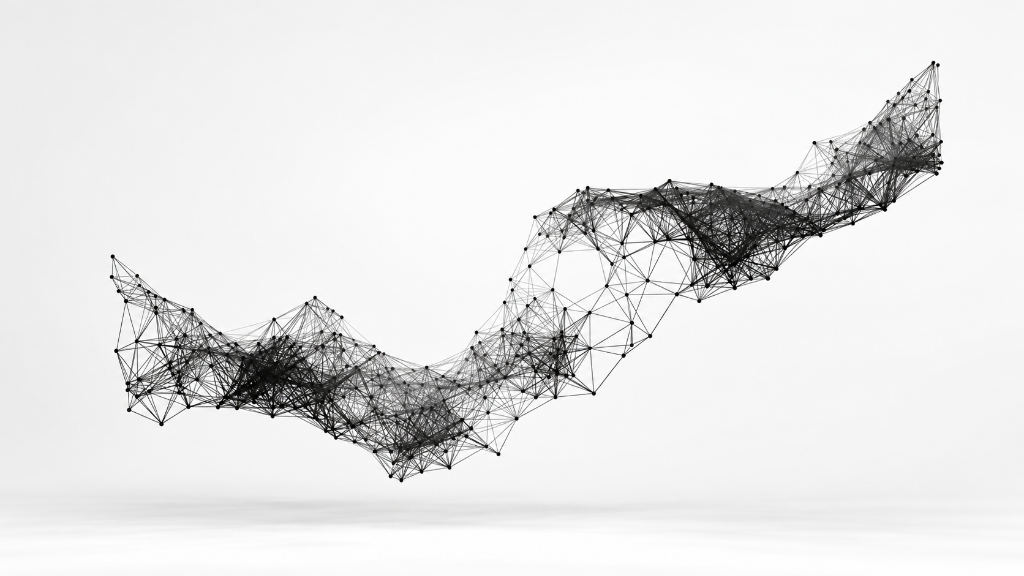
#> input picture assets/services-bg-1.png, 1024 x 576 px, found by its file name
$ python process-services-art.py
#> lines starting #> are read from the running program, lines starting #| are printed output that depends on the picture; after the words box and inside, x2 and y2 are one past the last pixel; in counts of white or black regions, pixels touching at a corner belong together
import os
import sys
import base64
import numpy as np
from PIL import Image

def get_grayscale(img: Image.Image) -> np.ndarray:
    # Convert to grayscale
    gray = img.convert("L")
    return np.array(gray, dtype=np.float32)

def fit_polynomial_bg(lum: np.ndarray, deg: int = 4, iters: int = 6, subsample: int = 4):
    H, W = lum.shape
    # Fit on every 4th pixel
    y_coords, x_coords = np.mgrid[0:H:subsample, 0:W:subsample]
    y_norm = (y_coords.astype(np.float32) / (H - 1)) * 2 - 1
    x_norm = (x_coords.astype(np.float32) / (W - 1)) * 2 - 1

    sub_lum = lum[0:H:subsample, 0:W:subsample].astype(np.float32)

    terms = []
    poly_powers = []
    for d in range(deg + 1):
        for i in range(d + 1):
            j = d - i
            poly_powers.append((i, j))
            terms.append((x_norm**i * y_norm**j).flatten())
    A = np.column_stack(terms)

    flat_lum = sub_lum.flatten()
    mask = np.ones(len(flat_lum), dtype=bool)

    for it in range(iters):
        A_masked = A[mask]
        lum_masked = flat_lum[mask]
        coeffs, _, _, _ = np.linalg.lstsq(A_masked, lum_masked, rcond=None)

        bg_est = A @ coeffs
        residuals = bg_est - flat_lum  # background minus luminance
        sd = np.std(residuals[mask])
        threshold = max(5.0, 1.6 * sd)
        mask = residuals < threshold

    # Evaluate full resolution bg using powers
    full_y, full_x = np.mgrid[0:H, 0:W]
    full_y_norm = (full_y.astype(np.float32) / (H - 1)) * 2 - 1
    full_x_norm = (full_x.astype(np.float32) / (W - 1)) * 2 - 1

    full_bg = np.zeros((H, W), dtype=np.float32)
    for idx, (i, j) in enumerate(poly_powers):
        c = coeffs[idx]
        if i == 0 and j == 0:
            full_bg += c
        elif i == 0:
            full_bg += c * (full_y_norm ** j)
        elif j == 0:
            full_bg += c * (full_x_norm ** i)
        else:
            full_bg += c * (full_x_norm ** i) * (full_y_norm ** j)

    return full_bg

def process_all_services_art():
    assets_dir = "assets"
    cutouts_dir = "public/assets/cutouts"
    os.makedirs(cutouts_dir, exist_ok=True)

    configs = [
        {
            "id": 1,
            "filename": "services-bg-1.png",
            "t0": 22.0,
            "t1": 120.0,
            "floor_trim": 0.85,
            "gain": 1.3,
            "target_w": 1600,
            "aspect": 1.7768,
            "name": "mesh ribbon",
        },
        {
            "id": 2,
            "filename": "services-bg-2.png",
            "t0": 22.0,
            "t1": 120.0,
            "floor_trim": None,
            "gain": 1.3,
            "target_w": 1600,
            "aspect": 1.7768,
            "name": "globe with network wave",
        },
        {
            "id": 3,
            "filename": "services-bg-3.png",
            "t0": 22.0,
            "t1": 120.0,
            "floor_trim": 0.885,
            "gain": 1.3,
            "target_w": 1600,
            "aspect": 1.7787,
            "name": "ribbon with scattered particles",
        },
        {
            "id": 4,
            "filename": "services-bg-4.png",
            "t0": 16.0,
            "t1": 120.0,
            "floor_trim": None,
            "gain": 1.2,
            "target_w": 800,
            "aspect": 1.0,
            "name": "smoke ring",
        },
    ]

    base64_results = []
    aspect_list = []

    for cfg in configs:
        in_path = os.path.join(assets_dir, cfg["filename"])
        print(f"\n=== Processing Image {cfg['id']}: {cfg['name']} ({in_path}) ===")
        img = Image.open(in_path)
#> img is the input picture: PIL image 1024x576 RGBA; mean R, G, B, A 229.9, 229.8, 229.8, 255

        # Grayscale conversion. If width > 1800, resize to 1800px wide (LANCZOS)
        if img.width > 1800:
            new_h = int(round(img.height * (1800.0 / img.width)))
            img = img.resize((1800, new_h), Image.Resampling.LANCZOS)
            print(f"Resized input to 1800x{new_h}")

        lum = get_grayscale(img)
        H, W = lum.shape
        print(f"Image dimension: {W}x{H}")
#| Image dimension: 1024x576

        # Polynomial paper background estimation
        print(f"Fitting degree-4 polynomial background (subsample=4, 6 iters)...")
        bg = fit_polynomial_bg(lum, deg=4, iters=6, subsample=4)
#> in fit_polynomial_bg, `sub_lum = lum[0:H:subsample, 0:W:subsample].astype(np.float32)`:
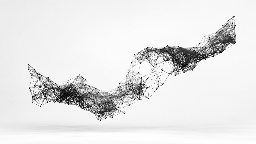
#> sub_lum: shape (144, 256) float32; min 0, max 255, mean 229.8
#> the loop in fit_polynomial_bg, `for it in range(iters):` made 6 passes
#> (sd, threshold) on passes 1 to 6: (41.82, 66.92), (15.48, 24.76), (4.74, 7.58), (2.08, 5), (1.57, 5), (1.49, 5)
#> the loop in fit_polynomial_bg, `for idx, (i, j) in enumerate(poly_powers):` made 15 passes
#> c on passes 1 to 8: 249.9, -7.37, 2.74, -10.52, -5.91, -10.36, 12.93, -1.42
#> pass 2, in fit_polynomial_bg, `full_bg += c * (full_y_norm ** j)`:
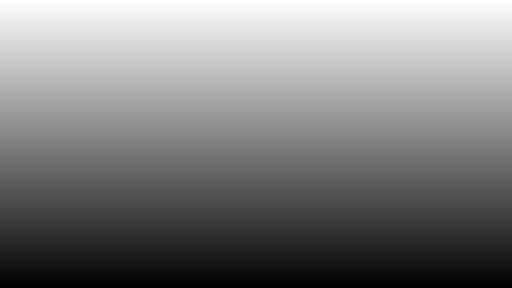
#> full_bg: shape (576, 1024) float32 (shown at 1/2 size); min 242.5, max 257.3, mean 249.9; drawn with min black and max white
#> pass 3, in fit_polynomial_bg, `full_bg += c * (full_x_norm ** i)`:
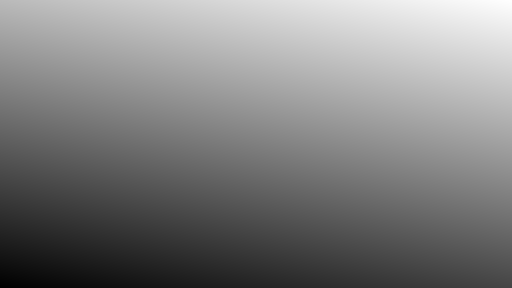
#> full_bg: shape (576, 1024) float32 (shown at 1/2 size); min 239.8, max 260, mean 249.9; drawn with min black and max white
#> after the loop in fit_polynomial_bg, `for idx, (i, j) in enumerate(poly_powers):`:
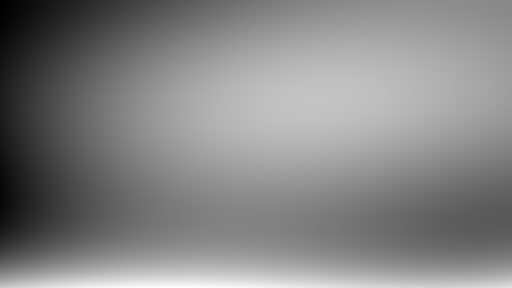
#> full_bg: shape (576, 1024) float32 (shown at 1/2 size); min 234.5, max 256.5, mean 246; drawn with min black and max white

        d = bg - lum
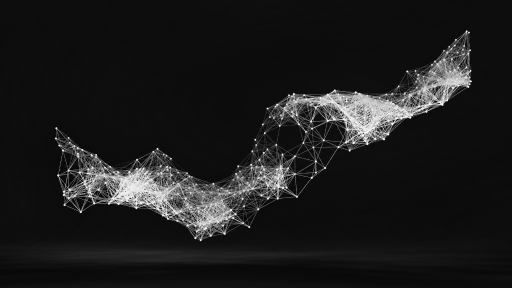
#> d: shape (576, 1024) float32 (shown at 1/2 size); min -13.79, max 251.3, mean 16.2; drawn with min black and max white
        t0 = cfg["t0"]
        t1 = cfg["t1"]
        alpha = np.clip((d - t0) / (t1 - t0), 0.0, 1.0)
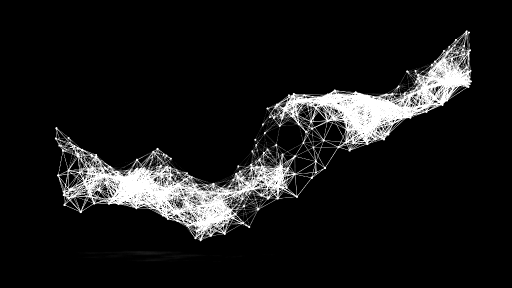
#> alpha: shape (576, 1024) float32 (shown at 1/2 size); min 0, max 1, mean 0.0923
        alpha[d < t0] = 0.0

        # Floor shadow streak removal
        if cfg["floor_trim"] is not None:
            trim_row = int(round(H * cfg["floor_trim"]))
            alpha[trim_row:, :] = 0.0
#> alpha: shape (576, 1024) float32; 0.62% of pixels changed, all inside (x1, y1, x2, y2) = (152, 501, 607, 524)
            print(f"Trimmed floor shadow streak below row {trim_row} ({cfg['floor_trim']*100:.1f}%)")
#| Trimmed floor shadow streak below row 490 (85.0%)

        # Point cloud: sample exactly 11,000 points with probability proportional to alpha over the WHOLE frame
        M = 11000
        probs = alpha.flatten()
        prob_sum = probs.sum()
#> prob_sum = 54361.8
        if prob_sum <= 0:
            probs = np.ones_like(probs) / len(probs)
        else:
            probs = probs / prob_sum

        rng = np.random.default_rng(20261017 + cfg["id"])
        indices = rng.choice(len(probs), size=M, p=probs, replace=True)
#> indices = 11000 values, max 493968 at index 612, min 63396 at index 10123, mean 311594.2

        jitter_y = rng.uniform(-0.5, 0.5, size=M).astype(np.float32)
        jitter_x = rng.uniform(-0.5, 0.5, size=M).astype(np.float32)

        sampled_y = (indices // W).astype(np.float32) + jitter_y
#> sampled_y = 11000 values, max 482.4 at index 612, min 61.23 at index 10123, mean 303.8
        sampled_x = (indices % W).astype(np.float32) + jitter_x
#> sampled_x = 11000 values, max 941.4 at index 7477, min 110.5 at index 3342, mean 530

        # u = x / width and v = y / height
        u = np.clip(sampled_x / W, 0.0, 1.0)
#> u = 11000 values, max 0.919 at index 7477, min 0.108 at index 3342, mean 0.518
        v = np.clip(sampled_y / H, 0.0, 1.0)
#> v = 11000 values, max 0.838 at index 612, min 0.106 at index 10123, mean 0.527

        # Tone = alpha at the sampled pixel
        int_y = np.clip(indices // W, 0, H - 1)
#> int_y = 11000 values, max 482 at index 612, min 61 at index 10123, mean 303.8
        int_x = np.clip(indices % W, 0, W - 1)
#> int_x = 11000 values, max 941 at index 367, min 111 at index 3342, mean 530
        tone_vals = np.clip(np.round(alpha[int_y, int_x] * 255.0), 0, 255).astype(np.uint8)
#> tone_vals = 11000 values, max 255 at index 1, min 3 at index 10507, mean 225.2

        # Store as base64 of: uint16 little-endian u (x65535), uint16 v (x65535), uint8 tone (x255)
        u_u16 = np.clip(np.round(u * 65535.0), 0, 65535).astype('<u2')
#> u_u16 = 11000 values, max 60249 at index 7477, min 7072 at index 3342, mean 33921.2
        v_u16 = np.clip(np.round(v * 65535.0), 0, 65535).astype('<u2')
#> v_u16 = 11000 values, max 54890 at index 612, min 6966 at index 10123, mean 34561.8

        buffer = bytearray(2 * M + 2 * M + M)
        buffer[0 : 2 * M] = u_u16.tobytes()
        buffer[2 * M : 4 * M] = v_u16.tobytes()
        buffer[4 * M : 5 * M] = tone_vals.tobytes()

        b64 = base64.b64encode(buffer).decode('ascii')
        base64_results.append(b64)
        aspect_list.append(cfg["aspect"])
        print(f"Sampled 11,000 points. Encoded b64 length: {len(b64)} chars.")

        # Crisp cut-out: alpha only, RGB black, saved as lossless WebP
        # Width 1600 for images 1-3, 800 for image 4
        target_w = cfg["target_w"]
        target_h = int(round(target_w / cfg["aspect"]))

        # Apply a = clip(a * gain, 0, 1) ^ 0.85
        a_proc = np.clip(alpha * cfg["gain"], 0.0, 1.0) ** 0.85

        # Resize alpha to target dimensions with LANCZOS
        pil_a = Image.fromarray((a_proc * 255.0).astype(np.uint8), mode='L')
        pil_a = pil_a.resize((target_w, target_h), Image.Resampling.LANCZOS)
#> pil_a: PIL image 1600x900 L
        final_alpha = np.array(pil_a)

        rgba = np.zeros((target_h, target_w, 4), dtype=np.uint8)
        rgba[:, :, 0] = 0
        rgba[:, :, 1] = 0
        rgba[:, :, 2] = 0
        rgba[:, :, 3] = final_alpha
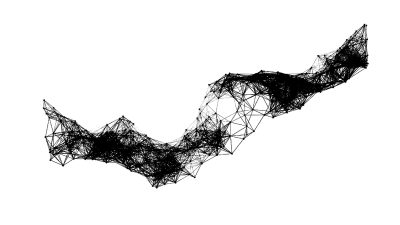
#> rgba: shape (900, 1600, 4) (shown at 1/4 size); mean of channels 0, 1, 2, 3 0, 0, 0, 25.8; transparent parts drawn white

        cutout_img = Image.fromarray(rgba, mode='RGBA')
        out_webp = os.path.join(cutouts_dir, f"services-{cfg['id']}.webp")
        cutout_img.save(out_webp, "WEBP", lossless=True)
        file_size = os.path.getsize(out_webp)
        print(f"Saved lossless WebP {out_webp} ({target_w}x{target_h}), size: {file_size / 1024:.1f} KB")

        # If file is over 420 KB, save it as lossy WebP quality 78 with alpha quality 90
        if file_size > 420 * 1024:
            cutout_img.save(out_webp, "WEBP", quality=78, alpha_quality=90)
            file_size2 = os.path.getsize(out_webp)
            print(f"File was over 420KB; re-saved lossy WebP (q=78, aq=90): {file_size2 / 1024:.1f} KB")
#> pass 2 of the loop in process_all_services_art, `for cfg in configs:`:
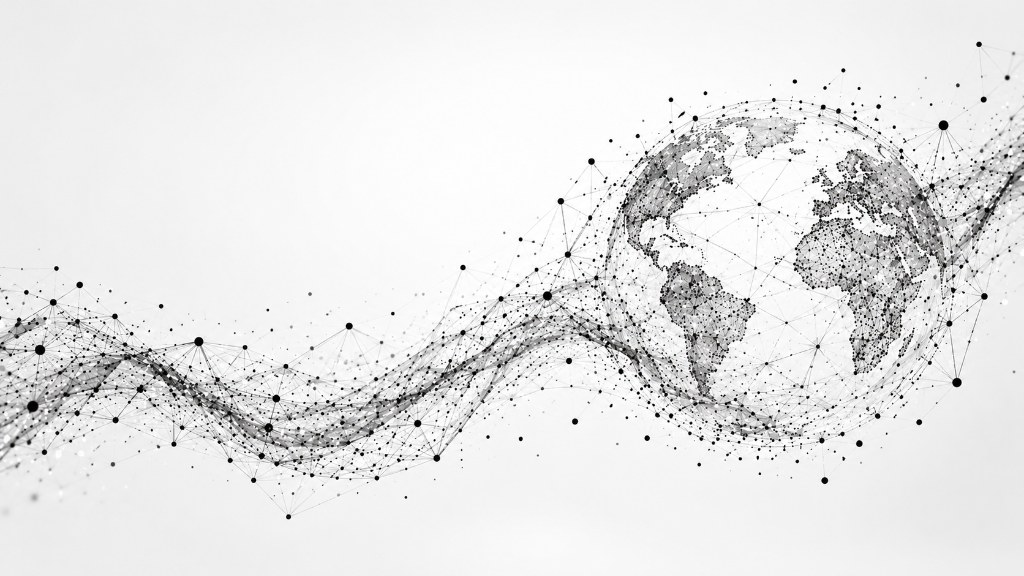
#> input picture assets/services-bg-2.png, 1024 x 576 px, found by its file name
#> in process_all_services_art, img is the input picture: PIL image 1024x576 RGBA; mean R, G, B, A 231.2, 230.9, 231.1, 255
#| Image dimension: 1024x576
#> the loop in fit_polynomial_bg (call 2), `for it in range(iters):` made 6 passes
#> (sd, threshold) on passes 1 to 4: (34.8, 55.68), (13.96, 22.34), (5.93, 9.49), (2.82, 5)
#> the loop in fit_polynomial_bg (call 2), `for idx, (i, j) in enumerate(poly_powers):` made 15 passes
#> c on passes 1 to 4: 251.7, -8.22, 5.73, -7.71
#> in process_all_services_art, `alpha = np.clip((d - t0) / (t1 - t0), 0.0, 1.0)`:
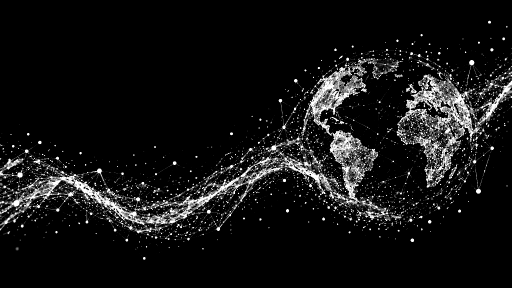
#> alpha: shape (576, 1024) float32 (shown at 1/2 size); min 0, max 1, mean 0.0758
#> prob_sum = 44731.9
#> indices = 11000 values, max 530721 at index 7375, min 42962 at index 2138, mean 314269.1
#> sampled_y = 11000 values, max 518 at index 7375, min 40.7 at index 2138, mean 306.3
#> sampled_x = 11000 values, max 1023.3 at index 3356, min -0.492 at index 1391, mean 595.9
#> u = 11000 values, max 0.999 at index 3356, min 0 at index 1019, mean 0.582
#> v = 11000 values, max 0.899 at index 7375, min 0.0707 at index 2138, mean 0.532
#> int_y = 11000 values, max 518 at index 7375, min 41 at index 2138, mean 306.3
#> int_x = 11000 values, max 1023 at index 708, min 0 at index 787, mean 595.9
#> tone_vals = 11000 values, max 255 at index 2, min 1 at index 1101, mean 194.7
#> u_u16 = 11000 values, max 65491 at index 3356, min 0 at index 1019, mean 38137.7
#> v_u16 = 11000 values, max 58932 at index 7375, min 4630 at index 2138, mean 34852.3
#> in process_all_services_art, `rgba[:, :, 3] = final_alpha`:
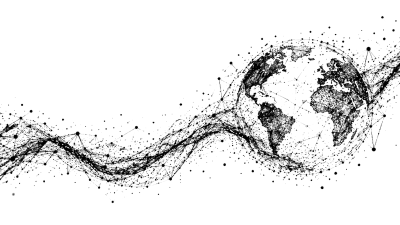
#> rgba: shape (900, 1600, 4) (shown at 1/4 size); mean of channels 0, 1, 2, 3 0, 0, 0, 23.4; transparent parts drawn white
#> pass 3 of the loop in process_all_services_art, `for cfg in configs:`:
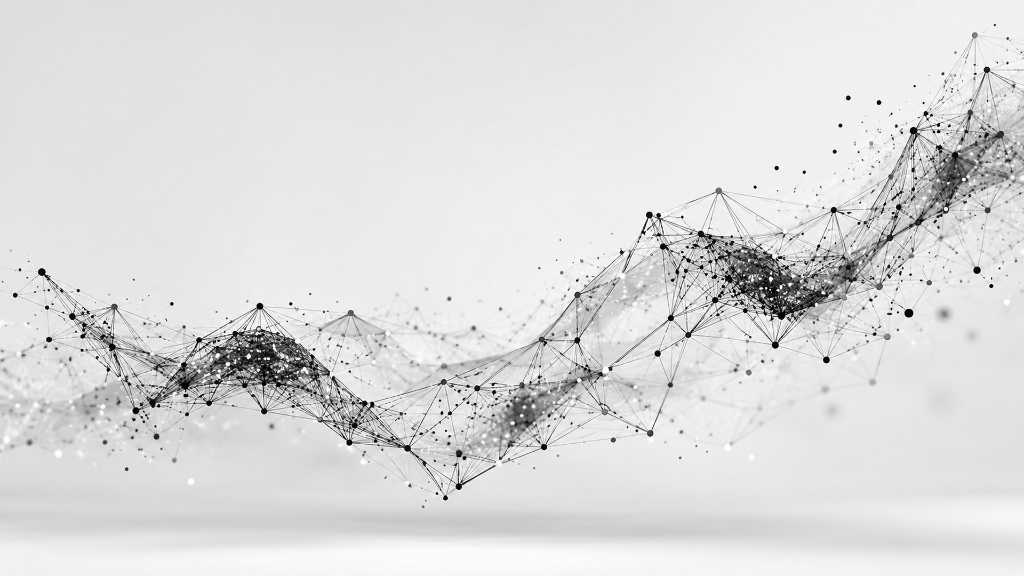
#> input picture assets/services-bg-3.png, 1024 x 576 px, found by its file name
#> in process_all_services_art, img is the input picture: PIL image 1024x576 RGBA; mean R, G, B, A 221.1, 220.7, 220.7, 255
#| Image dimension: 1024x576
#> in process_all_services_art, `alpha = np.clip((d - t0) / (t1 - t0), 0.0, 1.0)`:
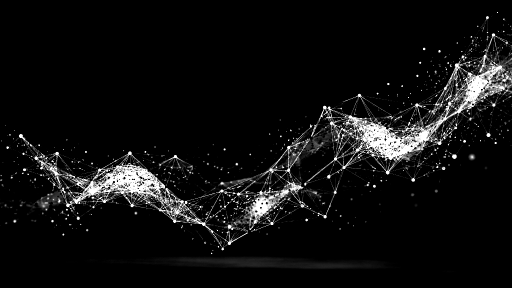
#> alpha: shape (576, 1024) float32 (shown at 1/2 size); min 0, max 1, mean 0.0619
#| Trimmed floor shadow streak below row 510 (88.5%)
#> prob_sum = 35796.1
#> indices = 11000 values, max 519590 at index 10989, min 25571 at index 5709, mean 313972.1
#> sampled_y = 11000 values, max 506.7 at index 10989, min 23.79 at index 5709, mean 306
#> sampled_x = 11000 values, max 1023.2 at index 8789, min 0.557 at index 7548, mean 591.8
#> u = 11000 values, max 0.999 at index 8789, min 0.000544 at index 7548, mean 0.578
#> v = 11000 values, max 0.88 at index 10989, min 0.0413 at index 5709, mean 0.531
#> int_y = 11000 values, max 507 at index 10989, min 24 at index 5709, mean 306
#> int_x = 11000 values, max 1023 at index 2116, min 1 at index 3273, mean 591.8
#> tone_vals = 11000 values, max 255 at index 0, min 1 at index 4218, mean 197.3
#> u_u16 = 11000 values, max 65487 at index 8789, min 36 at index 7548, mean 37875
#> v_u16 = 11000 values, max 57646 at index 10989, min 2706 at index 5709, mean 34819.5
#> in process_all_services_art, `rgba[:, :, 3] = final_alpha`:
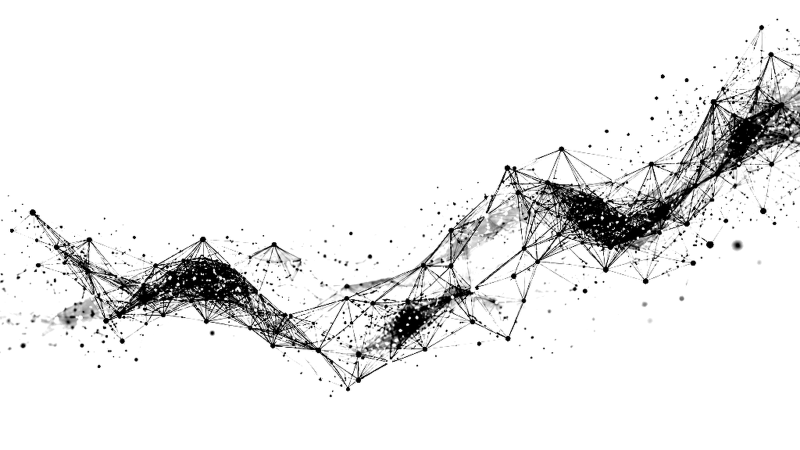
#> rgba: shape (900, 1600, 4) (shown at 1/2 size); mean of channels 0, 1, 2, 3 0, 0, 0, 18.6; transparent parts drawn white
#> the loop made 4 passes; the first 3 are shown

    # Output TypeScript data module
    ts_code = f"""// Generated by scripts/process-services-art.py - Cyrolabz Services Background Art
export const SERVICES_ART_META = {{
  aspect: {aspect_list},
  M: 11000,
}};

export const SERVICES_ART_DATA: string[] = [
  "{base64_results[0]}",
  "{base64_results[1]}",
  "{base64_results[2]}",
  "{base64_results[3]}",
];
"""
    out_ts = "src/features/services/servicesArtData.ts"
    os.makedirs(os.path.dirname(out_ts), exist_ok=True)
    with open(out_ts, "w", encoding="utf-8") as f:
        f.write(ts_code)
    print(f"\nWrote {out_ts} with all 4 services artwork point clouds successfully!")

if __name__ == "__main__":
    process_all_services_art()
